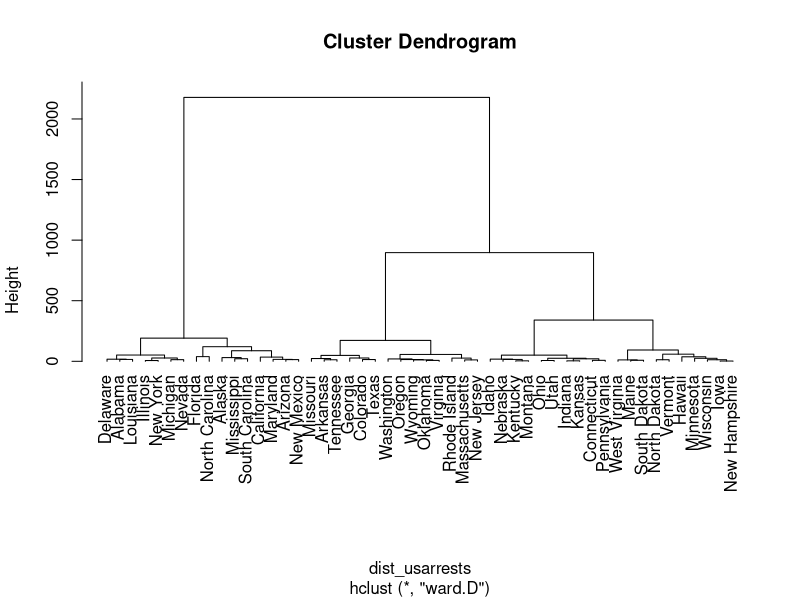
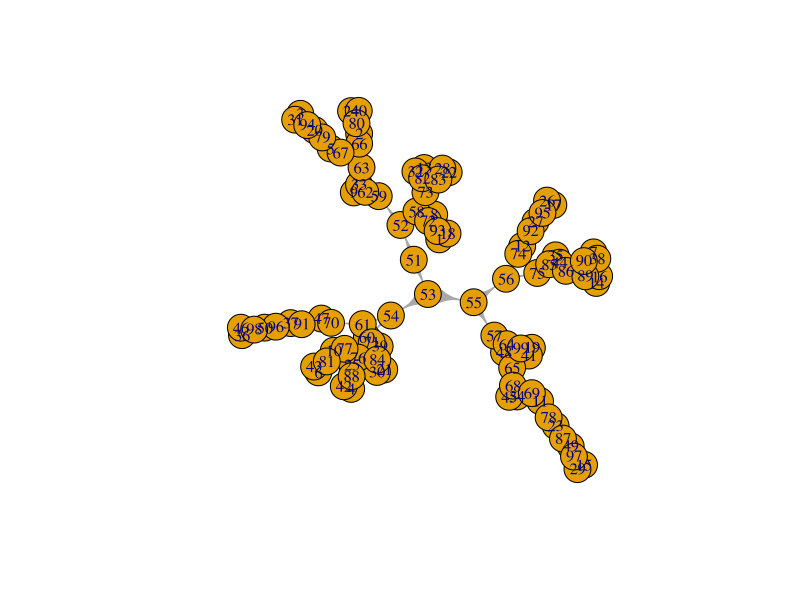
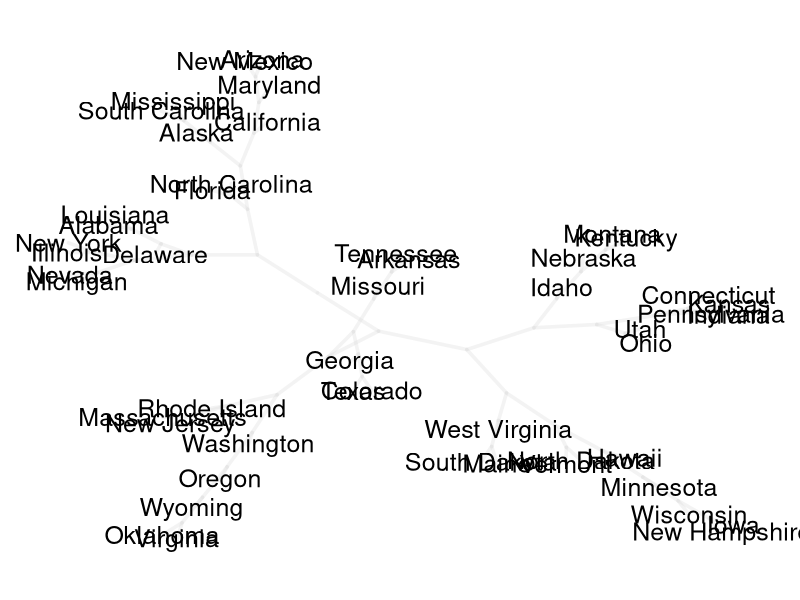

Write R code to recreate these figures, in order.

# library ape
library(ape)
library(igraph)

# distance matrix 
dist_usarrests = dist(USArrests)

# hierarchical clustering analysis
clus_usarrests = hclust(dist_usarrests, method = "ward.D")

# plot dendrogram
plot(clus_usarrests, hang = -1)

# convert 'hclust' to 'phylo' object
phylo_tree = as.phylo(clus_usarrests)

# get edges
graph_edges = phylo_tree$edge

# get graph from edge list
graph_net = graph.edgelist(graph_edges)

# plot graph
plot(graph_net)

# extract layout (x-y coords)
graph_layout = layout.auto(graph_net)


# additional params
nobs = nrow(USArrests)

# start plot
png("/Users/Gaston/Desktop/dendro_tree_graph.png", width=700)
op = par(mar = c(2, 2, 2, 2))
# 
plot(graph_layout[,1], graph_layout[,2], type = "n", axes = FALSE,
     xlab = "", ylab = "")
# draw tree branches
segments(
  x0 = graph_layout[graph_edges[,1],1], 
  y0 = graph_layout[graph_edges[,1],2],
  x1 = graph_layout[graph_edges[,2],1],
  y1 = graph_layout[graph_edges[,2],2],
  col = "#dcdcdc55", lwd = 3.5
)
# add labels
text(graph_layout[1:nobs,1], graph_layout[1:nobs,2],
     phylo_tree$tip.label, cex = 1.5, xpd = TRUE, font = 1)
#
par(op)
dev.off()
